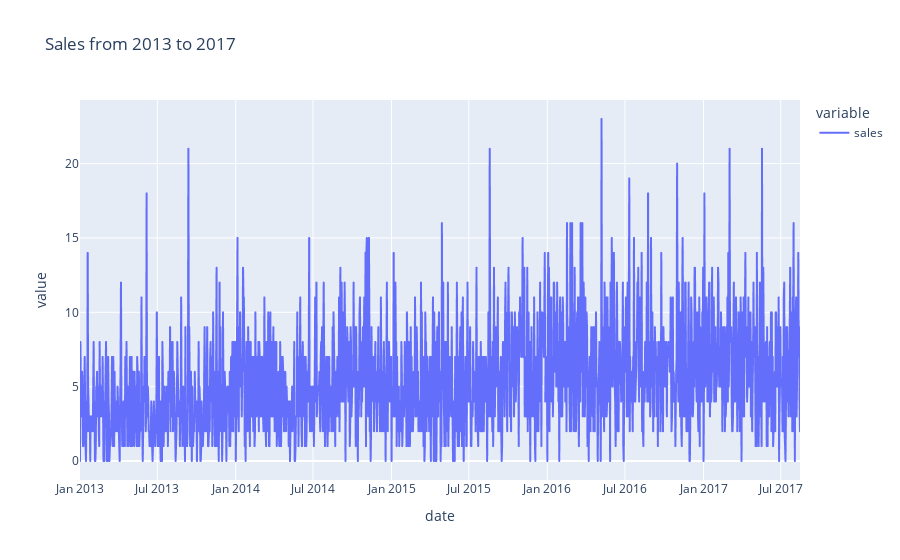

The code cell stored with this chart in its notebook:
### Markdown cell above
#### Visualizing Data with Plotly
---
Instead of using the normal matplotlib, we will use Plotly Express, because it gives us interactivity

### Code cell
import plotly.express as px

sales = sales.set_index('date')
sales_fam = sales.loc[(sales['family'] == 'AUTOMOTIVE') & (sales['store_nbr'] == 2), 'sales']

fig = px.line(sales_fam, title="Sales from 2013 to 2017")
fig.show()

### Figure 1 — Plotly figure (JSON) as saved in the notebook; plotly's stock layout.template omitted (floating-point values rounded to 4 significant figures; data arrays with more than 128 entries replaced by an {"elided": "..."} marker saying what was removed)
{"data": [{"hovertemplate": "variable=sales<br>date=%{x}<br>value=%{y}<extra></extra>", "legendgroup": "sales", "line": {"color": "#636efa", "dash": "solid"}, "marker": {"symbol": "circle"}, "mode": "lines", "name": "sales", "showlegend": true, "type": "scattergl", "x": {"elided": "1684 str values"}, "xaxis": "x", "y": {"elided": "1684 int values"}, "yaxis": "y"}], "layout": {"legend": {"title": {"text": "variable"}, "tracegroupgap": 0}, "title": {"text": "Sales from 2013 to 2017"}, "xaxis": {"anchor": "y", "domain": [0, 1], "title": {"text": "date"}}, "yaxis": {"anchor": "x", "domain": [0, 1], "title": {"text": "value"}}}}
